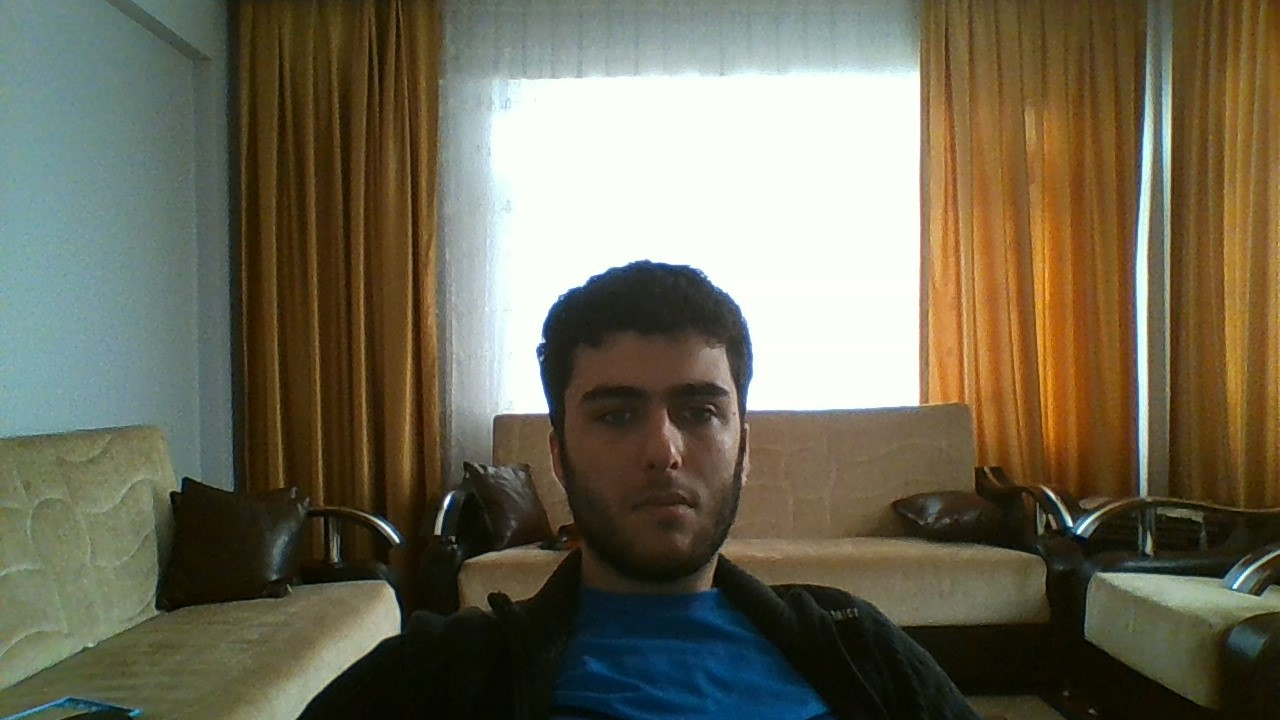
#> input picture imagep/ben2.jpg, 1280 x 720 px, found by its file name
$ python feature_matching_d_12.py
#> lines starting #> are read from the running program, lines starting #| are printed output that depends on the picture
import cv2
import numpy as np
import matplotlib.pyplot as plt

img1 = cv2.imread('ben2.JPG',1)
#> img1 is the input picture: shape (720, 1280, 3); mean B, G, R 86.5, 105.9, 110.4
img2 = cv2.imread('ben1.JPG',1)
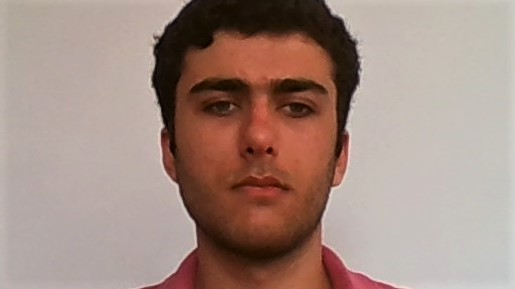
#> input picture imagep/ben1.jpg, 515 x 289 px, found by its file name
#> img2 is the input picture: shape (289, 515, 3); mean B, G, R 129.6, 139.1, 163

orb = cv2.ORB_create()

kp1, des1 = orb.detectAndCompute(img1, None)
#> kp1 = 500 keypoints; strongest (x, y, size): (541, 405, 111.1), (543, 406, 92.6), (1078, 532, 31), (545, 408, 64.3)
kp2, des2 = orb.detectAndCompute(img2, None)
#> kp2 = 423 keypoints; strongest (x, y, size): (163, 126, 31), (156, 40, 31), (158, 38, 37.2), (196, 246, 31)

bf = cv2.BFMatcher(cv2.NORM_HAMMING, crossCheck = True)

matches = bf.match(des1, des2)
#> matches = 80 matches
matches = sorted(matches, key = lambda x:x.distance)

img3 = cv2.drawMatches(img1, kp1, img2, kp2, matches[:100], None, flags=2)
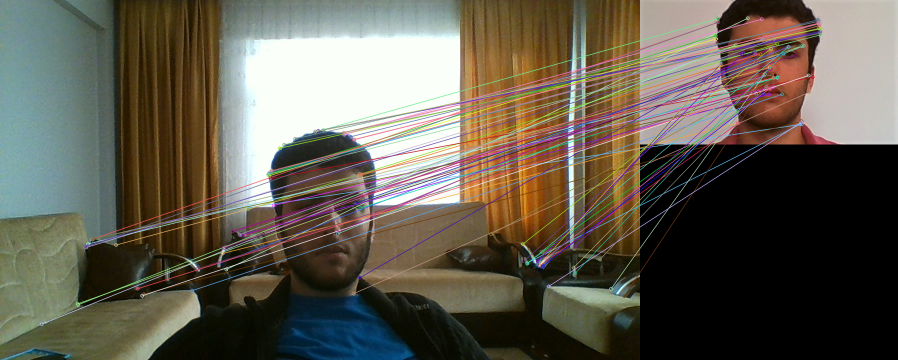
#> img3: shape (720, 1795, 3) (shown at 1/2 size); mean B, G, R 80, 92.6, 98.2
plt.imshow(img3)
plt.show()
